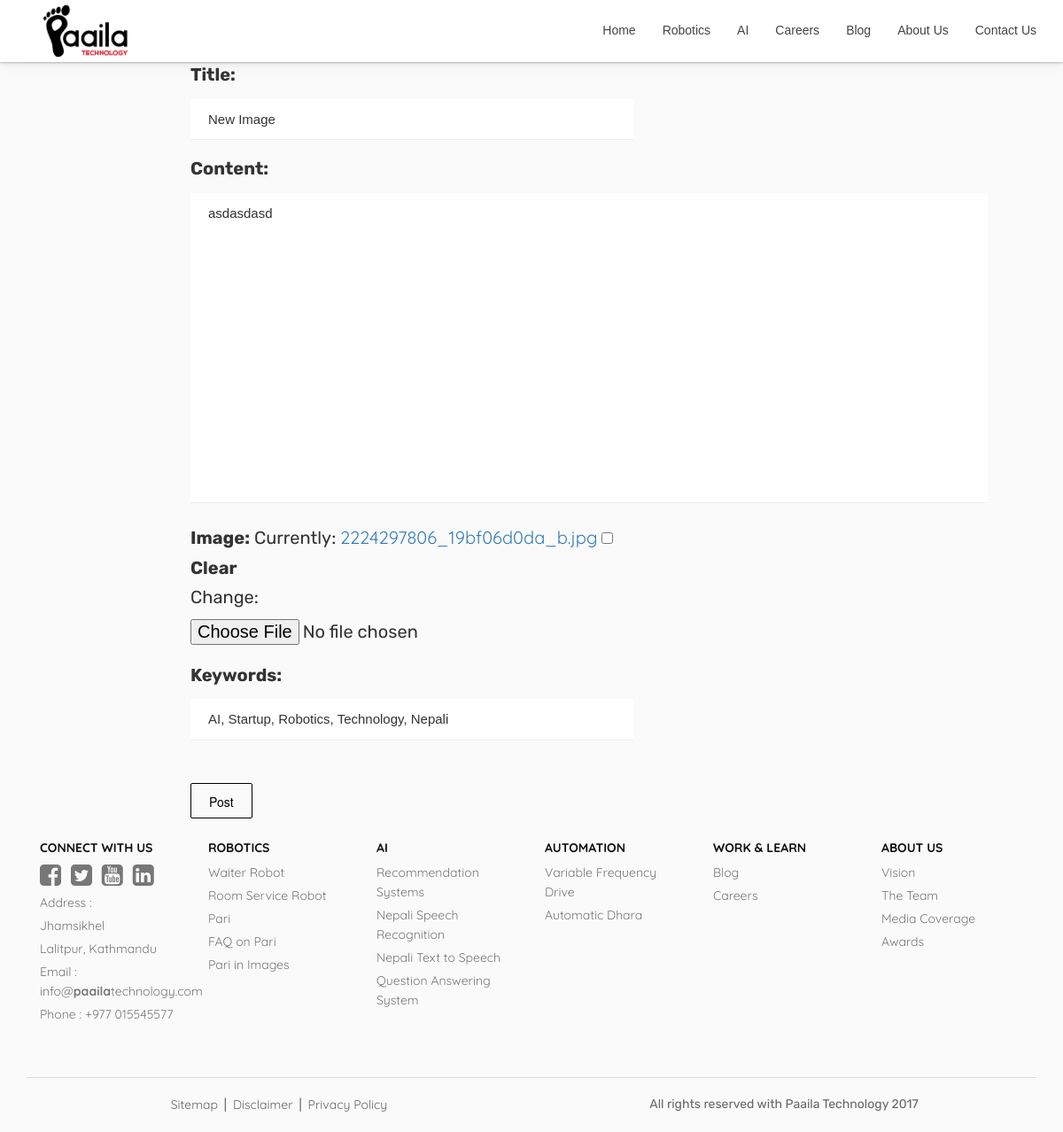
Page /blog/11/edit/ on the committed database.
### blog/models.py (models this page shows, shortened)
class Post(models.Model):
    user = models.ForeignKey(settings.AUTH_USER_MODEL, default=1, on_delete=models.CASCADE, )
    title = models.CharField(max_length=120)
    image = models.FileField(null=True, blank=True)
    content = models.TextField()
    keywords = models.CharField(max_length=120, null=True, default='AI, Startup, Robotics, Technology, Nepali')
    updated = models.DateTimeField(auto_now=True, auto_now_add=False)
    published_Date = models.DateTimeField(auto_now=False, auto_now_add=True)
    class Meta:
        ordering = ["-id", "-published_Date", "-updated"]

### blog/views.py (the view)
# urls.py: url(r'^(?P<id>\d+)/edit/$', views.update, name='update'),
def update(request, id=None):
    instance = get_object_or_404(Post, id=id)
    form = PostForm(request.POST or None, request.FILES or None, instance=instance)
    if form.is_valid():
        instance = form.save(commit=False)
        instance.save()
        messages.success(request, "Edited")
        return HttpResponseRedirect(instance.get_absolute_url())
    context = {
        "title": instance.title,
        "instance": instance,
        "form": form
    }
    return render(request, 'add.html', context)

### blog/forms.py
class PostForm(forms.ModelForm):
    class Meta:
        model = Post
        fields = [
            "title",
            "content",
            "image",
            "keywords",
        ]

### blog/templates/add.html (shortened to what this page needs)
{% extends "base/base.html" %}
{% load staticfiles %}
{% block content %}
    <div  style="margin-top: 70px;" class="col-md-8 col-md-offset-2">
        <form method='POST' action='' enctype="multipart/form-data">
            {{ form.as_p }}
            <input type='submit' value='Post' class="post"/>
        </form>
    </div>
{% endblock %}

### base/static/base/css/style.css (style rules this page uses)
a { font-family: 'Nunito', sans-serif; font-family: 'Quicksand', sans-serif; }
p { font-family: 'Rubik', sans-serif; font-size: 20px; }

### base/static/base/css/form.css (style rules this page uses)
form { max-width: 500px; }
textarea, input[type=text], input[type=tel], input[type=textarea],input[type=email], select { width: 100%; padding: 12px 20px; margin: 8px 0; display: inline-block; border-width: 0 0 1px 0; border-color: #EEE; border-style: solid; border-radius: 0px; box-sizing: border-box; resize: none; font-family: 'Proza Libre', sans-serif; font-size: 15px; }
input[type=file] { height: auto; padding: 10px 0; }
textarea { height: 150px; }
input[type=submit] { height: 40px; width: auto; padding: 10px 20px; color: black; background: inherit; margin: 30px auto 20px auto; border: 1px solid black; border-radius: 2px; }

### rows in the picture
Post: title "New Image", content "asdasdasd", keywords "AI, Startup, Robotics, Technology, Nepali"
